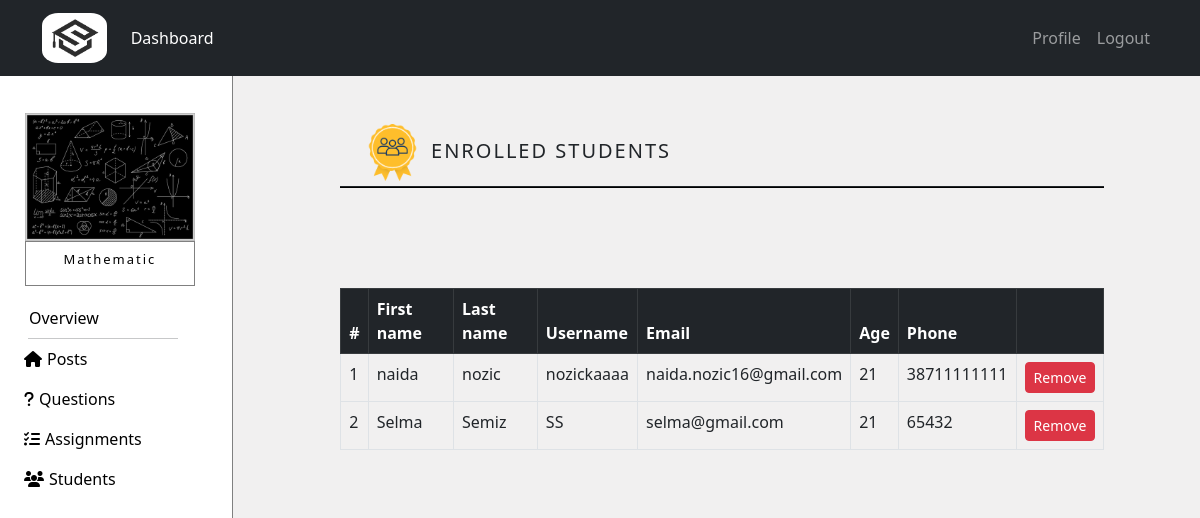
The app's page /courses/tutor_course/10/students (signed in), older data.
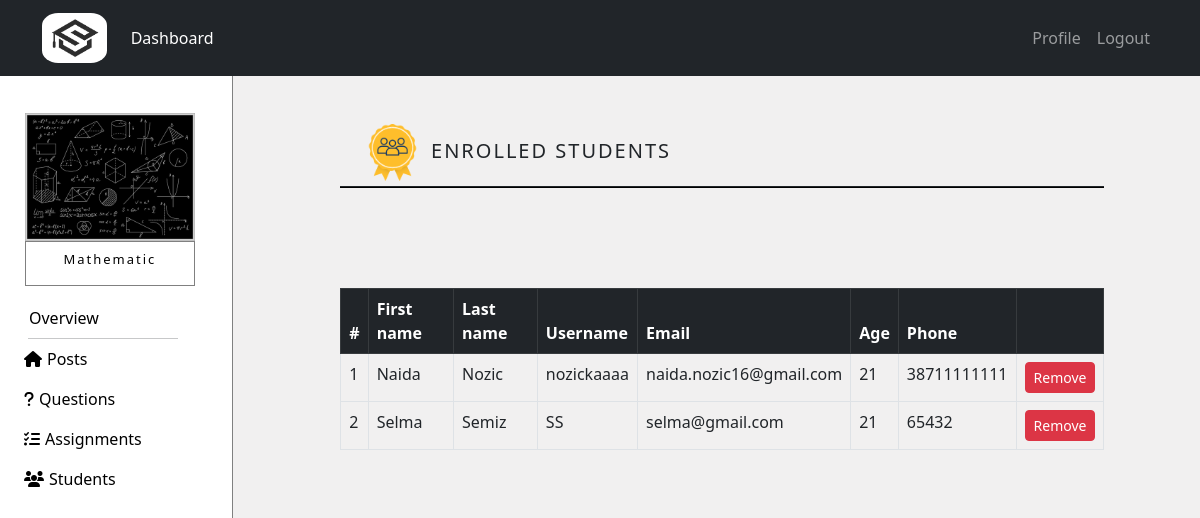
The same page, newer data.
### courses/models.py (models this page shows, shortened)
class Student(models.Model):
    user = models.OneToOneField(NewUser,on_delete=models.CASCADE,primary_key=True,related_name='Student')
    phone = models.IntegerField()
    age = models.IntegerField(null=True,blank=True) #this field is optional
    course = models.ManyToManyField(Course,through="StudentCourse")

class NewUser(AbstractUser):
    is_student = models.BooleanField(default=False)
    is_tutor = models.BooleanField(default=False)

### courses/views.py (the view, shortened to what this page needs)
# urls.py: path('tutor_course/<int:course_id>/students',views.view_students,name='view_students'),
@login_required
def view_students(request,course_id):
   if request.user.is_student:
      return HttpResponse('<html><body><h2 style="font-weight: lighter">Your do not have access to view this page!</h2><body></html>')
   elif is_enrolled(request.user, course_id) is False:
      return HttpResponse('<html><body><h2 style="font-weight: lighter">Your do not have access to view this page!</h2><body></html>')
   course = get_object_or_404(Course,pk=course_id)
   student_course_objects = StudentCourse.objects.filter(course=course)
   students = [x.student for x in student_course_objects]
   return render(request,'courses/students.html',{'course':course,'students':students})

### courses/views.py (called while the page is built)
def is_enrolled(user, course_id):
   course = get_object_or_404(Course,pk=course_id)
   if user.is_tutor:
      tutor_courses = TutorCourse.objects.filter(course=course,tutor=user.Tutor)
      return tutor_courses.exists()
   else:
      student_courses = StudentCourse.objects.filter(course=course,student=user.Student)
      return student_courses.exists()

### templates/courses/students.html (shortened to what this page needs)
{% extends 'courses/course.html' %}
{% block courseContent %}
{% load static %}
<div style="margin-left: auto; margin-right: auto; width:75%; margin-top: 5%; position: relative; margin-bottom: 5px;">
    <img class="col-sm-4 col-md-4 col-lg-4" src="{% static 'img/students-icon.png' %}"
         style="width:8%;">
    <div class="col-sm-8 col-md-8 col-lg-8 availableCourses">
      <h5 class="title">ENROLLED STUDENTS</h5>
    </div>
</div>
  <hr style="width: 80%; margin-left: auto; margin-right: auto; background-color: black;
             opacity: 1; margin-top: 0; margin-bottom: 6%; height: 2px;">
<div class="positionCenter" style="margin-top: 100px;">
    {% if students %}
    <div class="table-responsive">
        <table class="table table-bordered" style="min-width: 600px;">
            <thead class="table-dark">
            <tr>
                <th scope="col">#</th>
                <th scope="col">First name</th>
                <th scope="col">Last name</th>
                <th scope="col">Username</th>
                <th scope="col">Email</th>
                <th scope="col">Age</th>
                <th scope="col">Phone</th>
                <th scope="col"></th>
            </tr>
            </thead>
            <tbody>
                {% for student in students %}
            <tr>
                <td scope="row">{{ forloop.counter }}</td>
                <td>{{student.user.first_name}}</td>
                <td>{{student.user.last_name}}</td>
                <td>{{student.user.username}}</td>
                <td>{{student.user.email}}</td>
                <td>{{student.age}}</td>
                <td>{{student.phone}}</td>
                <td>
                    <form action="{% url 'view_students' course_id=course.pk %}" method="POST">
                        <button type="submit" class="btn btn-danger btn-sm" name="remove_student_button" value="{{student.pk}}">Remove</button>
                    </form>
                </td>
            </tr>
                {% endfor %}
            </tbody>
        </table>
    </div>
    {% else %}
    <h2 style="text-align: center;">There are no students enrolled in this course!</h2>
    {% endif %}
</div>
<div style="height:200px"></div>
{% endblock %}

Row changes from the older to the newer data that the page shows:
changed through a linked row, Student "nozickaaaa": user.first_name "naida" → "Naida"; user.last_name "nozic" → "Nozic"
